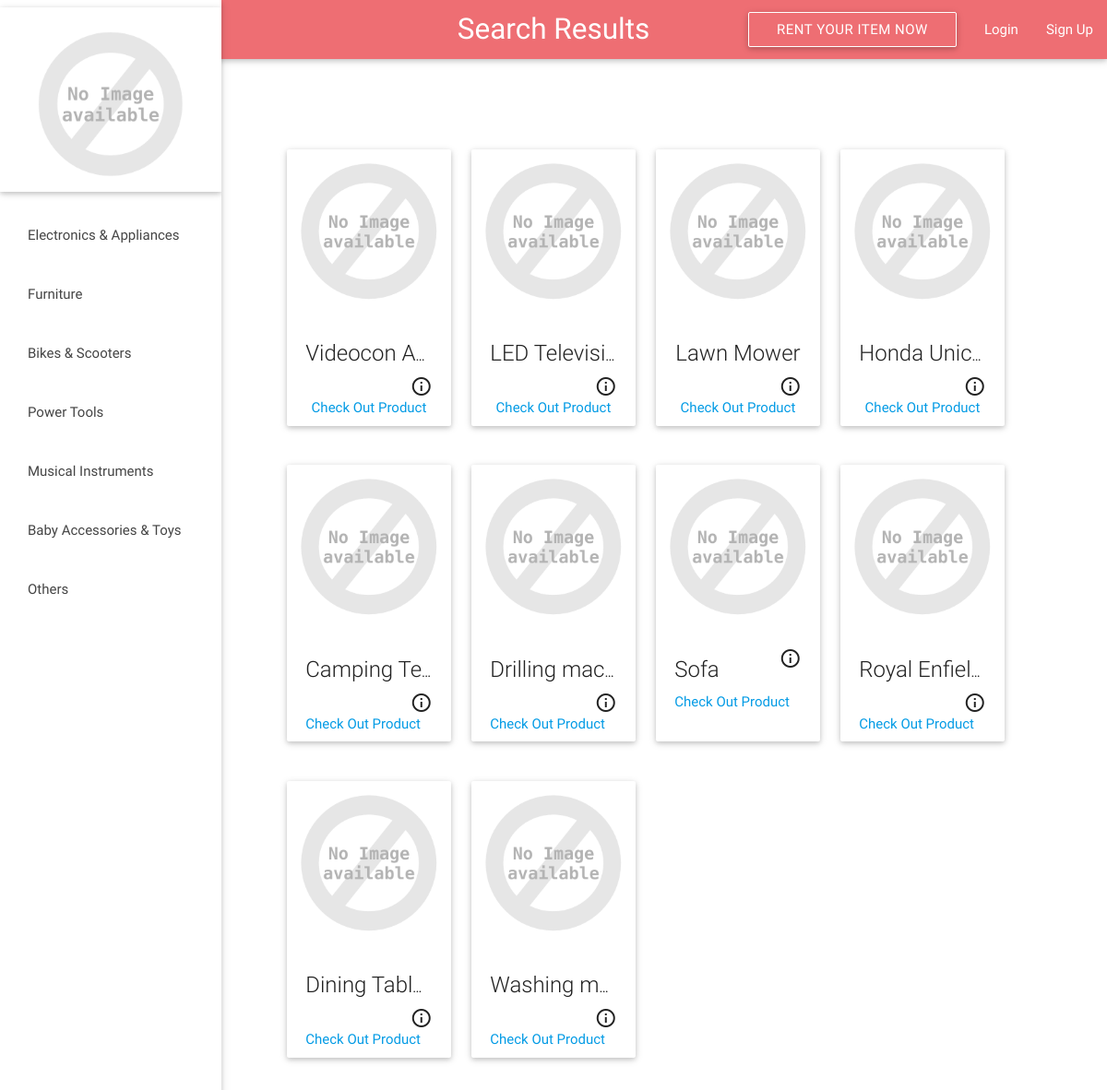
The page /search.php on the database as committed earlier.
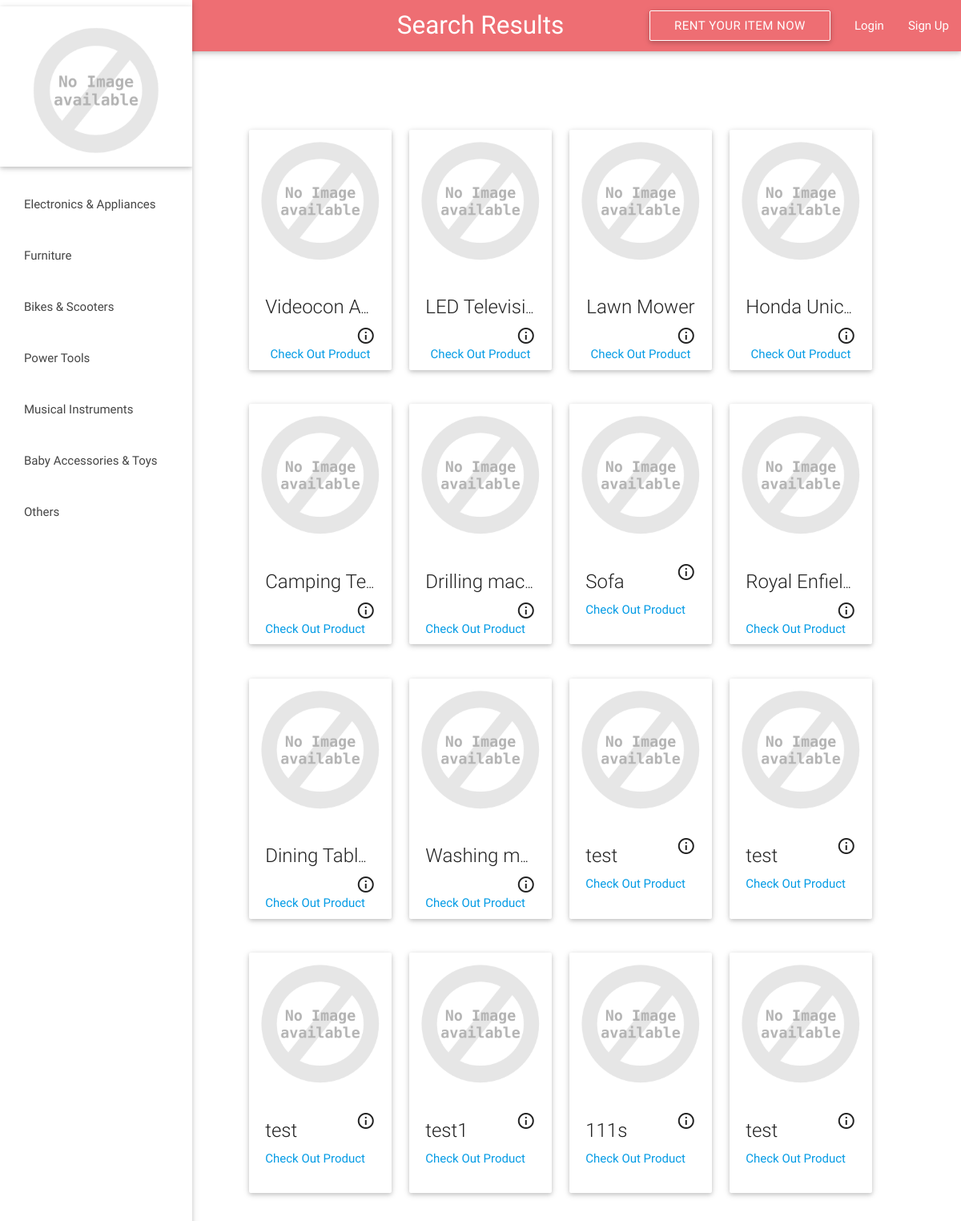
The same page on the database as committed later.
### tables this page shows
CREATE TABLE IF NOT EXISTS `Product` (
  `product_ID` int(5) unsigned zerofill NOT NULL AUTO_INCREMENT COMMENT 'P_id',
  `pname` varchar(1000) NOT NULL COMMENT 'Product Name',
  `category` varchar(1000) NOT NULL DEFAULT 'Other' COMMENT 'Product Category',
  `u_ID` bigint(250) DEFAULT NULL COMMENT 'Renter ID',
  `description` varchar(5000) DEFAULT NULL COMMENT 'Product Description',
  `alternate_address` varchar(3000) NOT NULL COMMENT 'alternate address',
  `availability` tinyint(1) NOT NULL DEFAULT '1' COMMENT 'avilable or not',
  `location` varchar(1000) NOT NULL COMMENT 'Product Location',
  `price_day` decimal(10,0) NOT NULL COMMENT 'Price/Day',
  `price_week` decimal(10,0) NOT NULL COMMENT 'Price/Week',
  `price_month` decimal(10,0) NOT NULL COMMENT 'Price/Month',
  `bond` tinyint(1) DEFAULT NULL COMMENT 'Bond Required or Not',
  `no_of_views` bigint(20) NOT NULL COMMENT 'Number of Views',
  `rating` float NOT NULL COMMENT 'Product Rating',
  PRIMARY KEY (`product_ID`)
);

### search.php (the view, shortened to what the changed rows need)
  <?php
  require_once 'db.php';
  ?>
  <!DOCTYPE html>
  <html>
    <head>
      <link type="text/css" rel="stylesheet" href="css/materialize.min.css"  media="screen,projection"/>
    </head>
    <body>
	   <center>
	   <br><br><br><br>
<?php
	$pname='test';
	$pid='';
	$keyword=$_GET['keyword'];
    if(isset($_GET['loc']) && ($_GET['loc']!='LOCATION')){
    	$query= "SELECT pname,description,product_ID FROM Product WHERE location = ? AND ( pname LIKE ? OR description LIKE ? OR category LIKE ? ) ORDER BY rating DESC";
    	$loc=$_GET['loc'];
		$stmt=$conn->prepare($query);
	    $param="%".$keyword."%";
	    $stmt->bind_param('ssss',$loc,$param,$param,$param);
		$stmt->execute();
		$description='';
		$stmt->bind_result($pname,$description,$pid);
       	$num_rows=0;
			$flag=0;
			while ($stmt->fetch()) {
				$num_rows++;
				if ($flag==0) {
					echo "<div class='row'>";
					echo "<div class='col m2 s10 offset-s1 offset-m3 offset-s1'>";
				}else{
					echo "<div class='col m2 s10 offset-s1'>";
				}
				echo "<div class='card small'>
				<div class='card-image waves-effect waves-block waves-light'>
					<img class='activator' src='images/products/1/".$pid."' onerror=\"this.src='images/logo.png'\">
				</div>
				<div class='card-content'>
					<div  style='text-overflow:ellipsis;overflow:hidden;white-space:nowrap;'><span class='card-title activator grey-text text-darken-4'  >".$pname."<i class='material-icons right' >info_outline</i></span></div>
					<span><a href='product.php?pid=".$pid."'>Check Out Product</a></span>
				</div>
				<div class='card-reveal'>
					<i class='material-icons right'>close</i><span class='card-title grey-text text-darken-4'>".$pname."</span>
					<p>".$description."</p>
				</div>
			</div>
        </div>";
		 $flag++;
		 if ($flag==4) {
		 	$flag=0;
		 	echo "</div></center>";
		 }
		}
		if ($num_rows==0) {
   			echo "<span>No Results in ".$_GET['loc']."</span>";
   		}
   	}else {
   			$query="SELECT pname,description,product_ID FROM Product WHERE pname LIKE ? OR description LIKE ? OR category LIKE ?   ORDER BY rating DESC";
			$stmt=$conn->prepare($query);
    		$param="%".$keyword."%";
			$stmt->bind_param('sss',$param,$param,$param);
			$stmt->execute();
			$description='';
			$stmt->bind_result($pname,$description,$pid);
			$flag=0;
			while ($stmt->fetch()) {
				if ($flag==0) {
					echo "<div class='row'>";
					echo "<div class='col m2 s10 offset-s1 offset-m3 offset-s1'>";
		}else{?>
			<div class='col m2 s10 offset-s1'>
		<?php } ?>
			 <div class='card small'>
				<div class='card-image waves-effect waves-block waves-light'>
					<?php if(getimagesize('http://localhost/handminiproject/images/products/1/'.$pid)!==false): ?><img class='activator' src=<?php echo'images/products/1/'.$pid;?> onerror=\"this.src='images/logo.png'\"><?php else:?><img src="images/logo.png"><?php endif;?>
			<?php	echo"</div>
				<div class='card-content'>
					<div  style='text-overflow:ellipsis;overflow:hidden;white-space:nowrap;'><span class='card-title activator grey-text text-darken-4'  >".$pname."<i class='material-icons right' >info_outline</i></span></div>
					<span><a href='product.php?pid=".$pid."'>Check Out Product</a></span>
				</div>
				<div class='card-reveal'>
					<i class='material-icons right'>close</i><span class='card-title grey-text text-darken-4'>".$pname."</span>
					<p>".$description."</p>
				</div>
			</div>
        </div>";
		 $flag++;
		 if ($flag==4) {
		 	$flag=0;
		 	echo "</div></center>";
		 }
		}
    }
	   ?>
    </body>
  </html>

Rows that differ between the two databases and show on the page:
added product: pname "test"
added product: pname "test"
added product: pname "test"
added product: pname "test1"
added product: pname "111s"
added product: pname "test"
